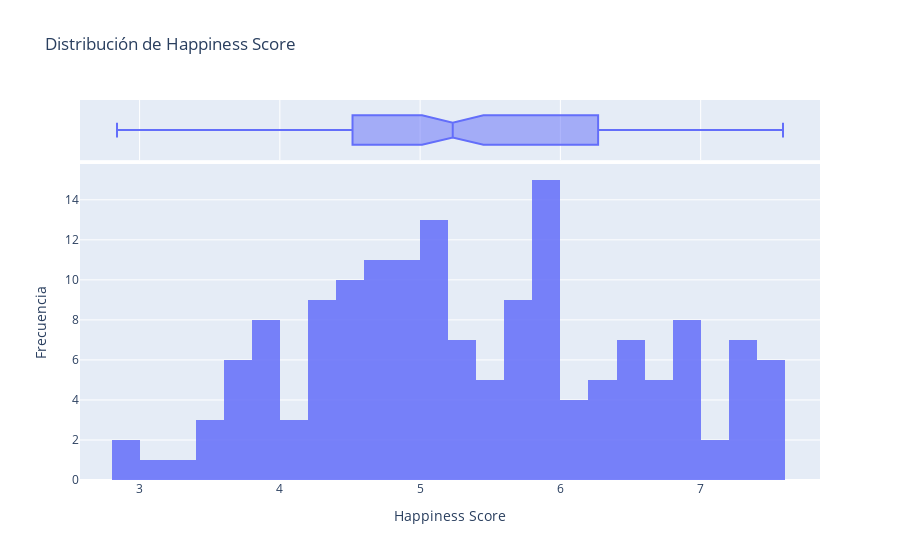

Notebook source saved alongside this figure:
### Markdown cell above
En el heatmap se resaltan con un recuadro naranja Australia y Netherlands como los dos países que aparecen como “hermanos inesperados"Aunque pertenecen a regiones distintas, su perfil en los factores de felicidad resulta muy similar, lo que los hace destacar como pareja atípica en el cluster.

### Code cell
# Visualización 7

# Histograma de Happiness Score con box marginal
fig7 = px.histogram(
    df,
    x="Happiness Score",   # usa exactamente el nombre de tu Excel
    nbins=30,
    marginal="box",
    opacity=0.85,
    title="Distribución de Happiness Score"
)
fig7.update_layout(xaxis_title="Happiness Score", yaxis_title="Frecuencia")
fig7.show()

### Figure 1 — Plotly figure (JSON) as saved in the notebook; plotly's stock layout.template omitted (floating-point values rounded to 4 significant figures; data arrays with more than 128 entries replaced by an {"elided": "..."} marker saying what was removed)
{"data": [{"bingroup": "x", "hovertemplate": "Happiness Score=%{x}<br>count=%{y}<extra></extra>", "legendgroup": "", "marker": {"color": "#636efa", "opacity": 0.85, "pattern": {"shape": ""}}, "name": "", "nbinsx": 30, "orientation": "v", "showlegend": false, "type": "histogram", "x": {"elided": "158 float values"}, "xaxis": "x", "yaxis": "y"}, {"hovertemplate": "Happiness Score=%{x}<extra></extra>", "legendgroup": "", "marker": {"color": "#636efa"}, "name": "", "notched": true, "showlegend": false, "type": "box", "x": {"elided": "158 float values"}, "xaxis": "x2", "yaxis": "y2"}], "layout": {"barmode": "relative", "legend": {"tracegroupgap": 0}, "title": {"text": "Distribución de Happiness Score"}, "xaxis": {"anchor": "y", "domain": [0, 1], "title": {"text": "Happiness Score"}}, "xaxis2": {"anchor": "y2", "domain": [0, 1], "matches": "x", "showgrid": true, "showticklabels": false}, "yaxis": {"anchor": "x", "domain": [0, 0.8316], "title": {"text": "Frecuencia"}}, "yaxis2": {"anchor": "x2", "domain": [0.8416, 1], "matches": "y2", "showgrid": false, "showline": false, "showticklabels": false, "ticks": ""}}}
